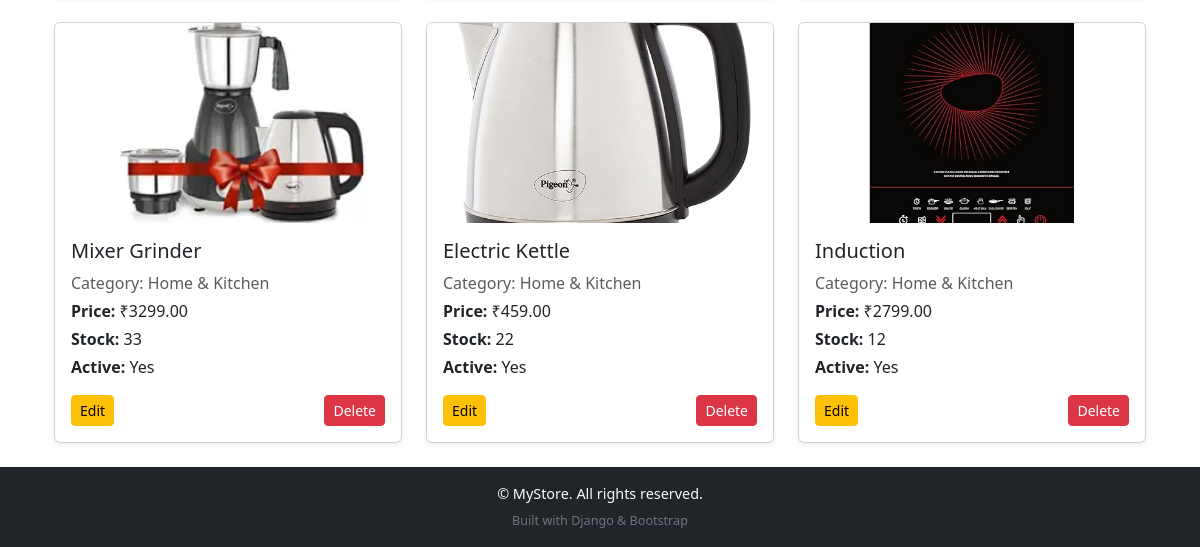
Page /store/products/ (signed in, lower part) on the earlier database version.
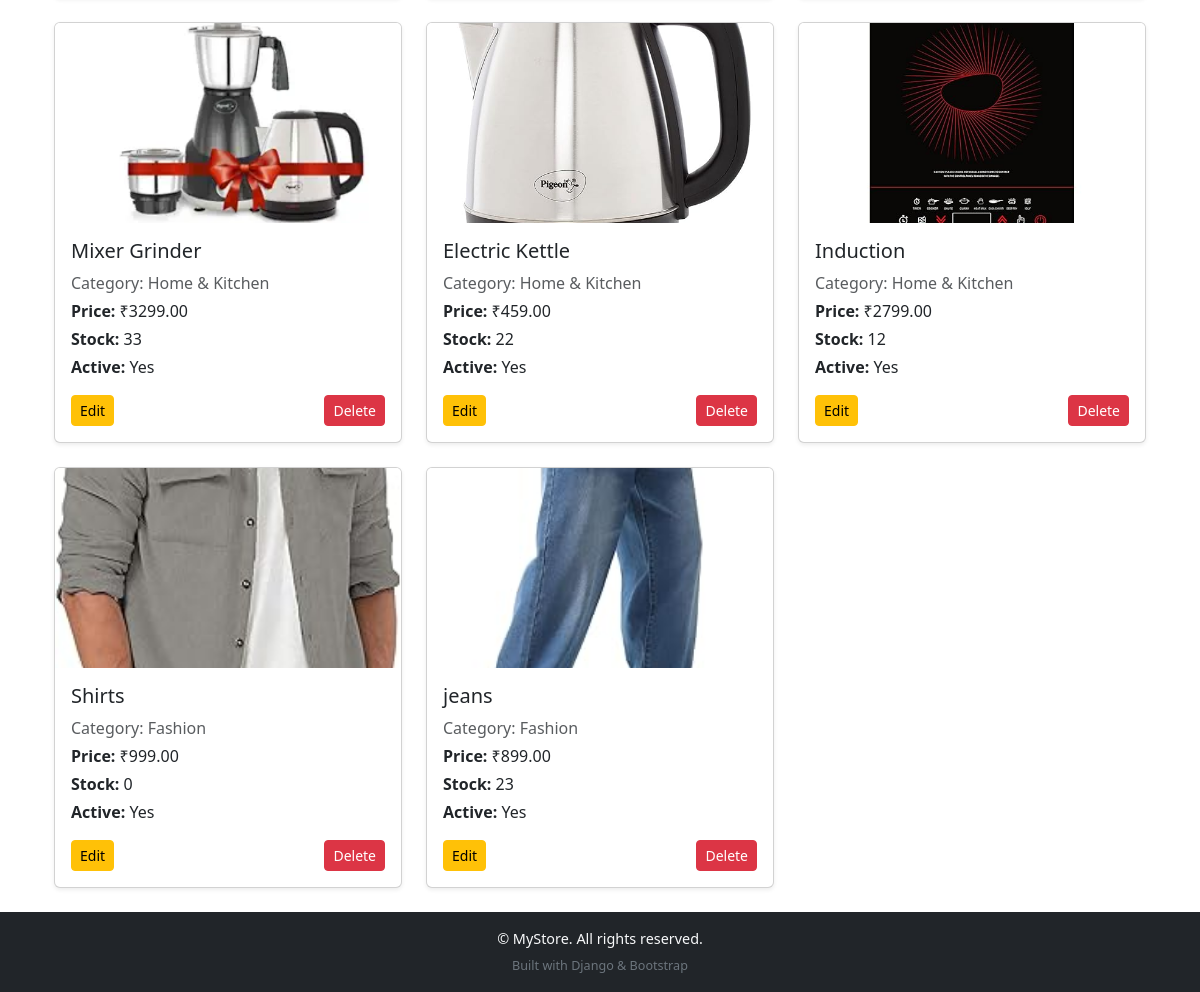
Same page on the later database version.
### store/models.py (models this page shows, shortened)
class Product(models.Model):
    category = models.ForeignKey(Category, on_delete=models.CASCADE, related_name="products"  )
    name = models.CharField(max_length=255)
    price = models.DecimalField(max_digits=10, decimal_places=2)
    stock = models.PositiveIntegerField()
    image = models.ImageField(upload_to="products/")
    active = models.BooleanField(default=True)
    description = models.TextField(blank=True)
    created_at = models.DateTimeField(auto_now_add=True)
    is_featured = models.BooleanField(default=False)

class Category(models.Model):
    name = models.CharField(max_length=255, unique=True)
    slug = models.SlugField(max_length=255, unique=True, blank=True)
    class Meta:
        verbose_name_plural = "Categories"

### store/views.py (the view)
# urls.py: path('products/', views.product_list, name='product_list'),
@login_required(login_url='accounts:login')
def product_list(request):
    products = Product.objects.all()
    return render(request, "store/product_list.html", {"products": products})

### accounts/models.py (called while the page is built)
    @property
    def is_staff(self):
        return self.is_admin

### store/templates/store/product_list.html (shortened to what this page needs)
{% extends "base.html" %}
{% block content %}
<div class="container mt-4">
    {% if products %}
    <div class="row g-4">
        {% for product in products %}
        <div class="col-md-4">
            <div class="card shadow-sm h-100">
                {% if product.image %}
                <img src="{{ product.image.url }}" class="card-img-top" alt="{{ product.name }}" style="height:200px; object-fit:cover;">
                {% endif %}
                <div class="card-body d-flex flex-column">
                    <h5 class="card-title">{{ product.name }}</h5>
                    <p class="text-muted mb-1">Category: {{ product.category.name }}</p>
                    <p class="mb-1"><strong>Price:</strong> ₹{{ product.price }}</p>
                    <p class="mb-1"><strong>Stock:</strong> {{ product.stock }}</p>
                    <p><strong>Active:</strong> {{ product.active|yesno:"Yes,No" }}</p>
                    <div class="mt-auto d-flex justify-content-between">
                        <a href="{% url 'store:product_edit' product.pk %}" class="btn btn-sm btn-warning">Edit</a>
                        <a href="{% url 'store:product_delete' product.pk %}" class="btn btn-sm btn-danger">Delete</a>
                    </div>
                </div>
            </div>
        </div>
        {% endfor %}
    </div>
    {% else %}
    <div class="alert alert-info text-center">No products found.</div>
    {% endif %}
</div>
{% endblock %}

Differences in the rows shown:
added Product: image (picture), name "Shirts", category.name "Fashion", price "999.00", stock "0", active "Yes"
added Product: image (picture), name "jeans", category.name "Fashion", price "899.00", stock "23", active "Yes"
